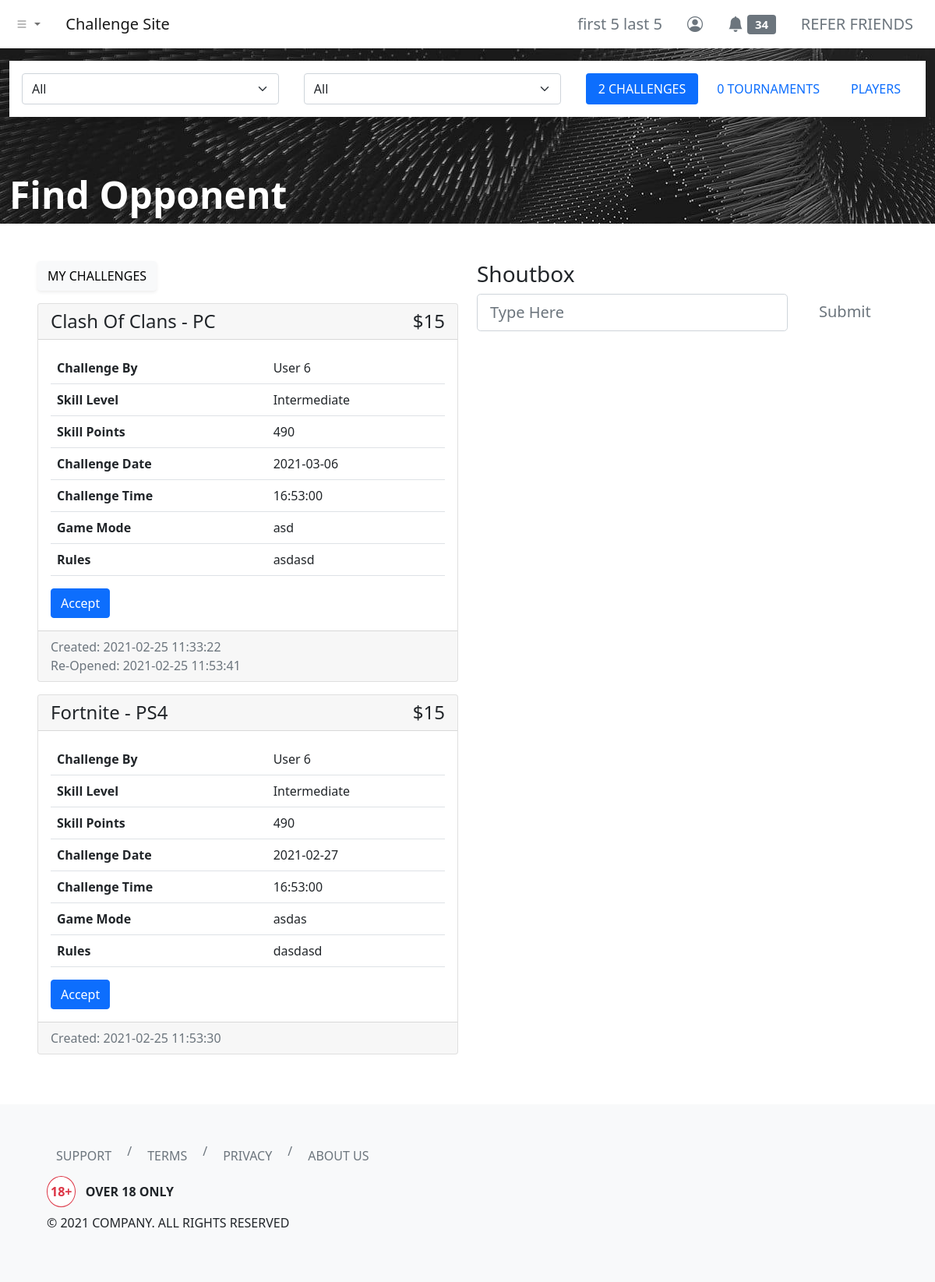
The page /dashboard/find-opponent/index.php (signed in) on the database its author committed.
### tables this page shows
CREATE TABLE `users` (
  `id` int(11) NOT NULL,
  `username` varchar(255) NOT NULL,
  `first_name` varchar(255) NOT NULL,
  `last_name` varchar(255) NOT NULL,
  `email` varchar(255) NOT NULL,
  `user_password` varchar(255) NOT NULL,
  `balance` decimal(65,30) UNSIGNED NOT NULL DEFAULT 0.000000000000000000000000000000,
  `skill_points` int(11) NOT NULL
);

CREATE TABLE `challenges_log` (
  `challenge_id` int(11) NOT NULL,
  `challenge_by` int(11) NOT NULL,
  `game` varchar(255) NOT NULL,
  `console` varchar(255) NOT NULL,
  `amount` int(11) NOT NULL,
  `game_mode` varchar(255) NOT NULL,
  `rules` text NOT NULL,
  `status` varchar(255) NOT NULL DEFAULT 'open',
  `comments` text NOT NULL,
  `created_timestamp` timestamp NOT NULL DEFAULT current_timestamp(),
  `accepted_by` int(11) DEFAULT NULL,
  `accepted_timestamp` timestamp NULL DEFAULT NULL,
  `challenge_date` date DEFAULT NULL,
  `challenge_time` time DEFAULT NULL,
  `confirmed_timestamp` timestamp NULL DEFAULT NULL,
  `cancelled_timestamp` timestamp NULL DEFAULT NULL,
  `reset_timestamp` timestamp NULL DEFAULT NULL,
  `reopen_timestamp` timestamp NULL DEFAULT NULL,
  `challenge_by_claimed_result` varchar(255) NOT NULL,
  `accepted_by_claimed_result` varchar(255) NOT NULL,
  `challenge_by_claim_timestamp` timestamp NULL DEFAULT NULL,
  `accepted_by_claim_timestamp` timestamp NULL DEFAULT NULL,
  `end_timestamp` timestamp NULL DEFAULT NULL
);

CREATE TABLE `skill_levels` (
  `level_id` int(11) NOT NULL,
  `level_name` varchar(255) NOT NULL,
  `min_points` int(11) NOT NULL,
  `max_points` int(11) NOT NULL,
  `created_timestamp` timestamp NULL DEFAULT NULL,
  `last_modified_timestamp` timestamp NULL DEFAULT NULL
);

### dashboard/find-opponent/index.php (the view, shortened to what this page needs)
<?php
include '../../header.php';
?>
<link rel="stylesheet" href="./index.css">
<div class="hero container-fluid bg-dark position-relative">
    <div class="row">
        <div class="col">
            <div class="d-flex bg-white shadow py-3 mt-3">
                <select class="form-select mx-3" aria-label=".form-select-lg example">
                    <option selected>All</option>
                </select>
                <select class="form-select mx-3" aria-label=".form-select-lg example">
                    <option selected>All</option>
                </select>
                <ul class="nav nav-pills nav-justified flex-nowrap mx-3" id="pills-tab" role="tablist">
                    <li class="nav-item" role="presentation">
                        <a class="nav-link active text-uppercase text-nowrap" id="pills-challenges-tab" data-bs-toggle="pill" href="#pills-challenges" role="tab" aria-controls="pills-challenges" aria-selected="true">
                            <?php
                            include_once '../../php-apis/db-config.php';
                            $user_id = $_SESSION['id'];
                            $sql = "SELECT COUNT(*) AS total_challenges FROM challenges_log WHERE challenge_by <> $user_id AND status = 'open'";
                            $result = mysqli_query($conn, $sql);
                            if (mysqli_num_rows($result) > 0) {
                                while ($row = mysqli_fetch_assoc($result)) {
                                    echo $row['total_challenges'];
                                }
                            } else {
                                echo "0";
                            }
                            ?>
                            Challenges
                        </a>
                    </li>
                    <li class="nav-item mx-2" role="presentation">
                        <a class="nav-link text-uppercase text-nowrap" id="pills-tournaments-tab" data-bs-toggle="pill" href="#pills-tournaments" role="tab" aria-controls="pills-tournaments" aria-selected="false">
                            <?php
                            $sql2 = "SELECT COUNT(*) AS total_tournaments FROM tournaments_log WHERE tournament_by <> $user_id AND status = 'open'";
                            $result2 = mysqli_query($conn, $sql2);
                            if (mysqli_num_rows($result2) > 0) {
                                while ($row2 = mysqli_fetch_assoc($result2)) {
                                    echo $row2['total_tournaments'];
                                }
                            } else {
                                echo "0";
                            }
                            ?>
                            Tournaments
                        </a>
                    </li>
                    <li class="nav-item" role="presentation">
                        <a class="nav-link text-uppercase text-nowrap" id="pills-players-tab" data-bs-toggle="pill" href="#pills-players" role="tab" aria-controls="pills-players" aria-selected="false">Players</a>
                    </li>
                </ul>
            </div>
        </div>
    </div>
    <div class="row position-absolute bottom-0">
        <div class="col">
            <h1 class="text-white display-5 fw-bold">Find Opponent</h1>
        </div>
    </div>
</div>
<div class="container-fluid my-5 px-5">
    <div class="row">
        <div class="col">
            <div class="tab-content" id="pills-tabContent">
                <div class="tab-pane fade show active" id="pills-challenges" role="tabpanel" aria-labelledby="pills-challenges-tab">
                    <a class="btn btn-light shadow-sm text-uppercase mb-3" href="../challenges" role="button">My Challenges</a>
                    <?php
                    $sql3 = "SELECT * FROM users INNER JOIN challenges_log ON users.id = challenges_log.challenge_by WHERE challenges_log.challenge_by <> $user_id AND status = 'open' ORDER BY GREATEST(COALESCE(challenges_log.created_timestamp, 0), COALESCE(challenges_log.reopen_timestamp, 0)) DESC";
                    $result3 = mysqli_query($conn, $sql3);
                    if (mysqli_num_rows($result3) > 0) {
                        while ($row3 = mysqli_fetch_assoc($result3)) {
                            $skill_points = $row3['skill_points'];
                            $sql1 = "SELECT * FROM skill_levels WHERE $skill_points BETWEEN min_points AND max_points";
                            $result1 = mysqli_query($conn, $sql1);
                            if (mysqli_num_rows($result1) > 0) {
                                while ($row1 = mysqli_fetch_assoc($result1)) {
                                    $skill_level = $row1['level_name'];
                                }
                            } else {
                                $skill_level = 'undefined';
                            }
                    ?>
                            <div class="card mb-3">
                                <h4 class="card-header">
                                    <div class="d-flex justify-content-between align-items-center">
                                        <div>
                                            <?php echo (($row3['game'] === 'fifa_21') ? (strtoupper(str_replace("_", " ", $row3['game']))) : (ucwords(str_replace("_", " ", $row3['game'])))) . ' - ' . (($row3['console'] === 'ps4' || $row3['console'] === 'pc') ? (strtoupper($row3['console'])) : (ucwords($row3['console']))); ?>
                                        </div>
                                        <div class="d-flex justify-content-between align-items-center">
                                            <?php echo '$' . $row3['amount']; ?>
                                        </div>
                                    </div>
                                </h4>
                                <div class="card-body">
                                    <table class="table">
                                        <tbody>
                                            <tr>
                                                <th scope="row">Challenge By</th>
                                                <td><?php echo ucwords($row3['username']); ?></td>
                                            </tr>
                                            <tr>
                                                <th scope="row">Skill Level</th>
                                                <td><?php echo ucwords($skill_level); ?></td>
                                            </tr>
                                            <tr>
                                                <th scope="row">Skill Points</th>
                                                <td><?php echo $skill_points; ?></td>
                                            </tr>
                                            <tr>
                                                <th scope="row">Challenge Date</th>
                                                <td><?php echo $row3['challenge_date']; ?></td>
                                            </tr>
                                            <tr>
                                                <th scope="row">Challenge Time</th>
                                                <td><?php echo $row3['challenge_time']; ?></td>
                                            </tr>
                                            <tr>
                                                <th scope="row">Game Mode</th>
                                                <td><?php echo $row3['game_mode']; ?></td>
                                            </tr>
                                            <tr>
                                                <th scope="row">Rules</th>
                                                <td><?php echo $row3['rules']; ?></td>
                                            </tr>
                                        </tbody>
                                    </table>
                                    <button type="button" class="accept-challenge-button btn btn-primary" data-challenge-id="<?php echo $row3['challenge_id']; ?>">Accept</button>
                                </div>
                                <div class="card-footer text-muted">
                                    <?php echo 'Created: ' . $row3['created_timestamp']; ?>
                                    <br />
                                    <?php if (!empty($row3['reopen_timestamp']) && !is_null($row3['reopen_timestamp'])) { ?>
                                        Re-Opened: <?php echo $row3['reopen_timestamp']; ?>
                                    <?php } ?>
                                </div>
                            </div>
                    <?php
                        }
                    } else {
                        echo "<p class='fs-4 text-danger'>No Challenges Available!</p>";
                    }
                    ?>
                </div>
            </div>
        </div>
        <div class="col">
            <h3>Shoutbox</h3>
            <form class="row">
                <div class="col-9">
                    <input class="form-control form-control-lg" type="text" placeholder="Type Here">
                </div>
                <div class="col">
                    <button type="button" class="btn btn-lg btn-outline-secondary border-0">Submit</button>
                </div>
            </form>
        </div>
    </div>
</div>
<?php
include '../../footer.php';
?>

### header.php (shortened to what this page needs)
<?php
function urlPrefix()
{
    if (basename(getcwd()) === basename(__DIR__)) {
        return './';
    } elseif (basename(dirname(getcwd())) === basename(__DIR__)) {
        return '../';
    } elseif (basename(dirname(dirname(getcwd()))) === basename(__DIR__)) {
        return '../../';
    } elseif (basename(dirname(dirname(dirname(getcwd())))) === basename(__DIR__)) {
        return '../../../';
    } else {
        return './';
    }
}
?>
<!DOCTYPE html>
<html lang="en">
<head>
    <link href="https://cdn.jsdelivr.net/npm/bootstrap@5.0.0-beta2/dist/css/bootstrap.min.css" rel="stylesheet">
    <link rel="stylesheet" href="https://cdn.jsdelivr.net/npm/bootstrap-icons@1.3.0/font/bootstrap-icons.css">
</head>
<body>
    <nav class="navbar navbar-expand-sm navbar-light bg-white shadow">
        <div class="container-fluid">
            <ul class="navbar-nav me-4">
                <li class="nav-item dropdown">
                    <a class="nav-link dropdown-toggle" href="#" id="navbarDropdownMenuLink" role="button" data-bs-toggle="dropdown" aria-expanded="false">
                        <i class="bi bi-list"></i>
                    </a>
                </li>
            </ul>
            <a class="navbar-brand" href="<?php echo urlPrefix(); ?>">Challenge Site</a>
            <div class="collapse navbar-collapse" id="navbarNavDropdown">
                <ul class="navbar-nav ms-auto">
                    <?php if (isset($_SESSION['id'])) { ?>
                        <li class="nav-item">
                            <a class="btn btn-lg btn-outline-secondary border-0" aria-current="page" href="<?php echo urlPrefix() . 'dashboard/profile/'; ?>">
                                <?php
                                include_once urlPrefix() . 'php-apis/db-config.php';
                                $user_id = $_SESSION['id'];
                                $sql = "SELECT * FROM users WHERE id=$user_id";
                                $result = mysqli_query($conn, $sql);
                                if (mysqli_num_rows($result) > 0) {
                                    while ($row = mysqli_fetch_assoc($result)) {
                                        echo $row['first_name'] . ' ' . $row['last_name'];
                                    }
                                } else {
                                    header("Location: " . urlPrefix() . "php-apis/logout.php");
                                    die();
                                }
                                ?>
                            </a>
                        </li>
                        <li class="nav-item">
                            <a class="btn btn-lg btn-outline-secondary border-0" aria-current="page" href="<?php echo urlPrefix() . 'dashboard/profile/'; ?>"><i class="bi bi-person-circle"></i></a>
                        </li>
                        <li class="nav-item">
                            <a class="btn btn-lg btn-outline-secondary border-0" aria-current="page" href="<?php echo urlPrefix() . 'dashboard/notifications/'; ?>">
                                <i class="bi bi-bell-fill"></i>
                                <span class="badge bg-secondary">
                                    <?php
                                    $sql2 = "SELECT COUNT(*) AS unread_notifs FROM notifications WHERE notif_for = $user_id AND notif_status = 'unread'";
                                    $result2 = mysqli_query($conn, $sql2);
                                    if (mysqli_num_rows($result2) > 0) {
                                        while ($row2 = mysqli_fetch_assoc($result2)) {
                                            echo $row2['unread_notifs'];
                                        }
                                    } else {
                                        echo "0";
                                    }
                                    ?>
                                </span>
                            </a>
                        </li>
                        <li class="nav-item">
                            <a class="btn btn-lg btn-outline-secondary border-0" aria-current="page" href="<?php echo urlPrefix() . 'dashboard/refer/'; ?>">REFER FRIENDS</a>
                        </li>
                    <?php } else { ?>
                        <li class="nav-item">
                            <a class="btn btn-lg btn-outline-secondary border-0" aria-current="page" href="<?php echo urlPrefix() . 'login/'; ?>">ENTER</a>
                        </li>
                    <?php } ?>
                </ul>
            </div>
        </div>
    </nav>

### dashboard/find-opponent/index.css (style rules this page uses)
.hero { background-image: url('../../images/bg.jpg'); min-height: 225px; }

### rows shown on the page
users: first_name "first 5", last_name "last 5"
users: challenges_log.game "Clash Of Clans", challenges_log.console "PC", challenges_log.amount "15", username "User 6", skill_levels.level_name "Intermediate", skill_points "490", challenges_log.challenge_date "2021-03-06", challenges_log.challenge_time "16:53:00", challenges_log.game_mode "asd", challenges_log.rules "asdasd", challenges_log.created_timestamp "2021-02-25 11:33:22", challenges_log.reopen_timestamp "2021-02-25 11:53:41", challenges_log.game "Fortnite", challenges_log.console "PS4", challenges_log.challenge_date "2021-02-27", challenges_log.game_mode "asdas", challenges_log.rules "dasdasd", challenges_log.created_timestamp "2021-02-25 11:53:30"

### other values the page prints
$row2['unread_notifs'] "34"
$row['total_challenges'] "2"
$row2['total_tournaments'] "0"
